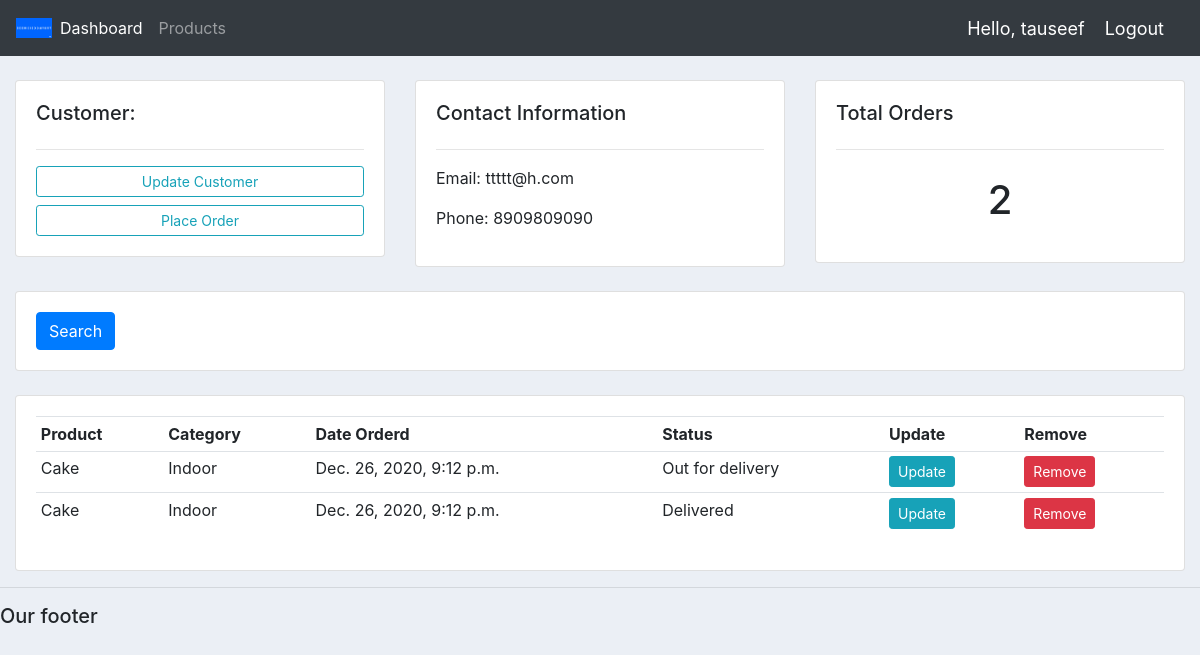
/customer/4/ (signed in), run on an earlier commit of the app's database.
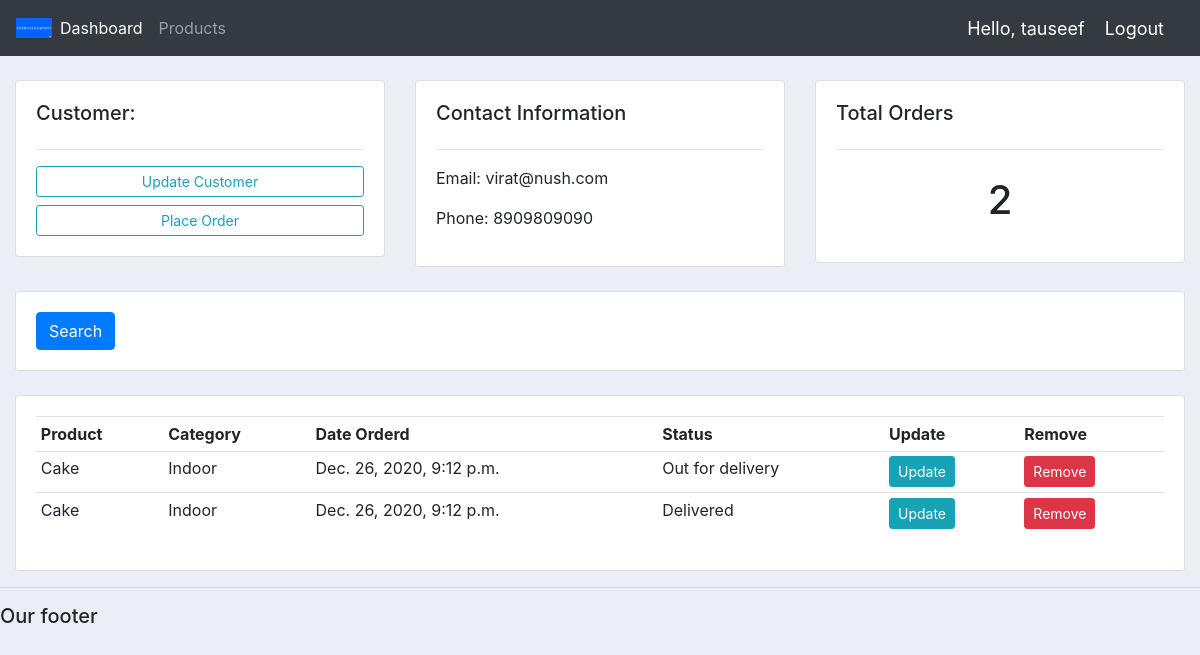
And on a later commit of the database.
### accounts/models.py (models this page shows, shortened)
class Customer(models.Model):
	user = models.OneToOneField(User, null=True, blank=True, on_delete=models.CASCADE)
	name = models.CharField(max_length=200, null=True)
	phone = models.CharField(max_length=200, null=True)
	email = models.CharField(max_length=200, null=True)
	profile_pic = models.ImageField(default="profile1.png", null=True, blank=True)
	date_created = models.DateTimeField(auto_now_add=True, null=True)

### accounts/decorators.py (the view)
		def wrapper_func(request, *args, **kwargs):
			group = None
			if request.user.groups.exists():
				group = request.user.groups.all()[0].name
			if group in allowed_roles:
				return view_func(request, *args, **kwargs)
			else:
				return HttpResponse('You are not authorized to view this page')

### accounts/models.py (called while the page is built)
	def __str__(self):
		return self.name

### accounts/views.py (called while the page is built)
@login_required(login_url='login')
@allowed_users(allowed_roles=['admin'])
def customer(request, pk_test):
    customer = Customer.objects.get(id=pk_test)
    orders = customer.order_set.all()
    order_count = orders.count()
    context = {'customer': customer, 'orders': orders, 'order_count': order_count}
    return render(request, 'accounts/customer.html', context)

### accounts/templates/accounts/customer.html
{%  extends 'accounts/main.html' %}
{% block content %}
	<br>
<div class="row">
	<div class="col-md">
		<div class="card card-body">
			<h5>Customer:</h5>
			<hr>
			<a class="btn btn-outline-info  btn-sm btn-block" href="">Update Customer</a>
			<a class="btn btn-outline-info   btn-sm btn-block" href="{% url 'create_order' customer.id %}">Place Order</a>
		</div>
	</div>
	<div class="col-md">
		<div class="card card-body">
			<h5>Contact Information</h5>
			<hr>
			<p>Email: {{customer.email}}</p>
			<p>Phone: {{customer.phone}}</p>
		</div>
	</div>
	<div class="col-md">
		<div class="card card-body">
			<h5>Total Orders</h5>
			<hr>
			<h1 style="text-align: center;padding: 10px">{{order_count}}</h1>
		</div>
	</div>
</div>
<br>
<div class="row">
	<div class="col">
		<div class="card card-body">
			<form method="get">
		    <button class="btn btn-primary" type="submit">Search</button>
		  </form>
		</div>
	</div>
</div>
<br>
<div class="row">
	<div class="col-md">
		<div class="card card-body">
			<table class="table table-sm">
				<tr>
					<th>Product</th>
					<th>Category</th>
					<th>Date Orderd</th>
					<th>Status</th>
					<th>Update</th>
					<th>Remove</th>
				</tr>
				{% for order in orders %}
				<tr>
					<td>{{order.product}}</td>
					<td>{{order.product.category}}</td>
					<td>{{order.date_created}}</td>
					<td>{{order.status}}</td>
					<td><a class="btn btn-sm btn-info" href="">Update</a></td>
					<td><a class="btn btn-sm btn-danger" href="">Remove</a></td>
				</tr>
				{% endfor %}
			</table>
		</div>
	</div>
</div>
{% endblock %}

What changed in the data, as far as the page shows it:
changed Customer: email "ttttt@h.com" → "virat@nush.com"
